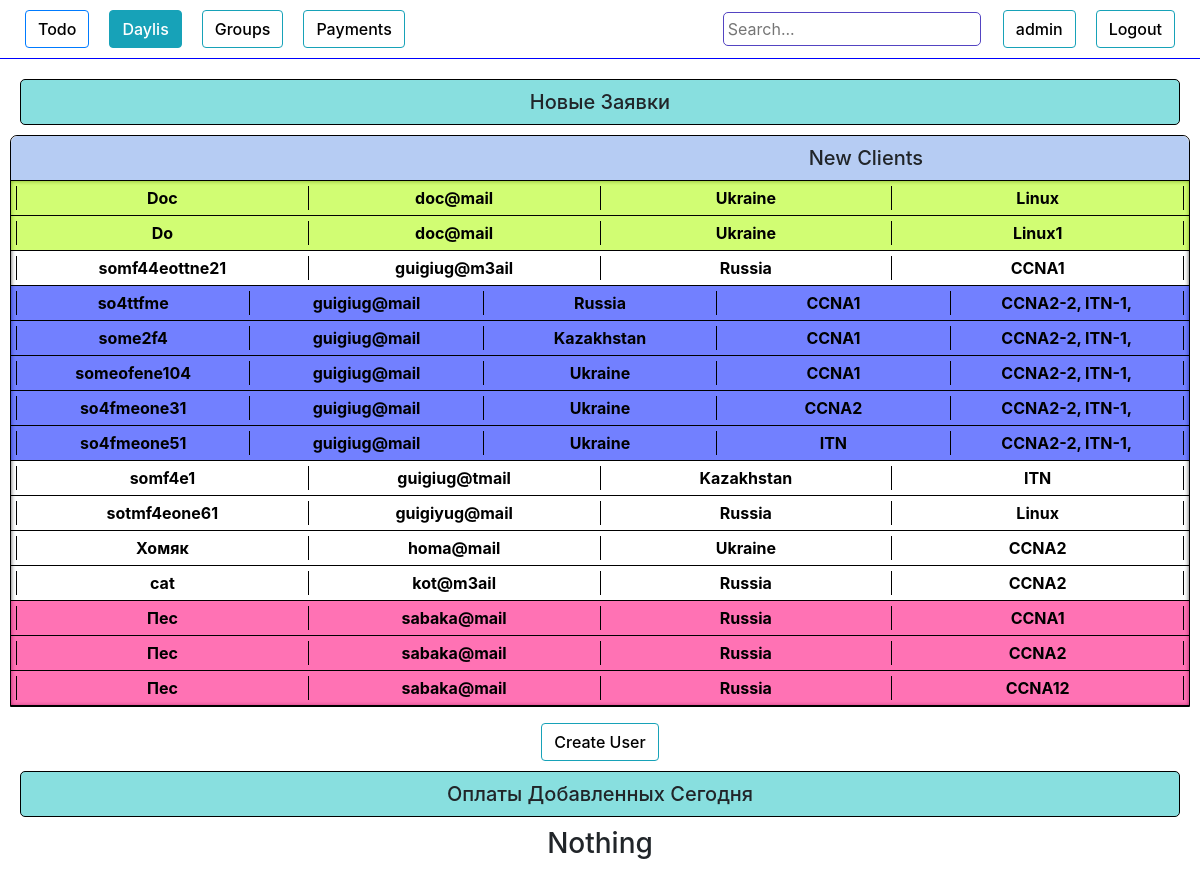
/staff/ (signed in), run on an earlier commit of the app's database.
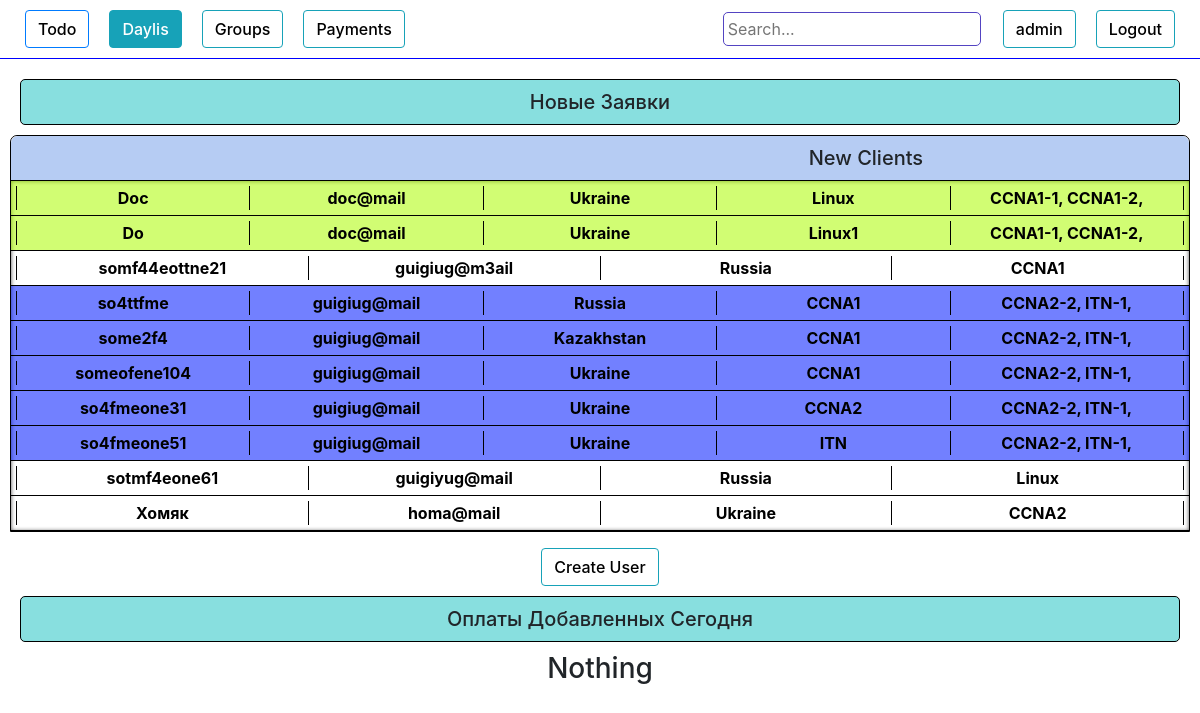
And on a later commit of the database.
### authorization/models.py (models this page shows, shortened)
class Daily(models.Model):
    request_date    = models.DateTimeField(blank=True, null=True)
    name            = models.CharField(max_length=100, blank=True)
    phone           = models.CharField(max_length=100, blank=True)
    email           = models.CharField(max_length=100, blank=True)
    course          = models.ForeignKey(Course, on_delete=models.DO_NOTHING)
    country         = models.CharField(max_length=100, blank=True)
    university      = models.CharField(max_length=100, blank=True)
    work            = models.CharField(max_length=100, blank=True)
    where_from      = models.CharField(max_length=100, blank=True)
    ip              = models.CharField(max_length=100, blank=True)
    currency        = models.CharField(max_length=100, blank=True)
    course_price    = models.IntegerField(blank=True,  default=0)
    comments        = models.TextField(blank=True)
    wishes          = models.TextField(blank=True)
    callback_time   = models.DateTimeField(blank=True, null=True)
    group           = models.ForeignKey(Group, on_delete=models.DO_NOTHING, null=True, blank=True)
    request_status  = models.CharField(max_length=100, blank=True)
    need_confirm  = models.BooleanField(blank=True, null=True)
    payment_history = models.TextField(blank=True)
    total_payment   = models.IntegerField(blank=True, default=0)
    payment_source  = models.CharField(max_length=100, blank=True)
    obligation      = models.IntegerField(blank=True, null=True, default=0)
    def is_not_called(self):
        if self.request_status != 'оплачено частично' and self.request_status != 'ожидаем оплату' and self.request_status != 'отказ' and self.request_status != 'оплачено' and self.request_status != 'перемещен в группы':
            return True
        else:
            return False
    def call_status(self):
        if self.request_status != 'перезвонить':
            return False
        else :
            return True
    def is_allready_in(self):
        obj = People.objects.filter(email = self.email)
        l = []
        if obj:
            for i in obj:
                l.append(i.group)
            return l
        else:
            return False

class Course(models.Model):
    name     = models.CharField(max_length=100, blank=True)
    price    = JSONField(blank=True, null=True)
    def __str__(self):
        return self.name

class Group(models.Model):
    name            = models.CharField(max_length=100, blank=True)
    created_date    = models.DateTimeField(blank=True, null=True)
    course          = models.ForeignKey(Course, on_delete=models.DO_NOTHING, null=True)
    active          = models.BooleanField(default=True)
    time_start      = models.DateTimeField(blank=True, null=True)
    time_end        = models.DateTimeField(blank=True, null=True)
    def __str__(self):
        return self.name

### authorization/views.py (the view)
# urls.py: path('staff/', views.staff, name='staff'),
@login_required
def staff(request):
    if request.method == 'POST':
        n_form = UserUpdateForm(request.POST, instance=request.user)
        if n_form.is_valid():
            n_form.save()
            messages.success(request, f'Data has been updated!')
            return redirect('staff')
        else:
            messages.warning(request, f'Something wrong, maybe this name is allready taken')
            return redirect('staff')
    else:
        n_form = UserUpdateForm(instance=request.user)
        list_items = Daily.objects.order_by('callback_time', 'email', 'course')
        table_status = False
        for item in list_items:
            if item.is_not_called():
                table_status = True
        list_payments = People.objects.filter(add_date__contains = date.today()).order_by('request_status')
        context = {
        "n_form":n_form,
        "list_items":list_items,
        "table_status":table_status,
        "list_payments":list_payments,
        }
        return render(request,"staff.html",context)

### authorization/forms.py
class UserUpdateForm(forms.ModelForm):
    class Meta:
        model = User
        fields = ['username',]

### authorization/templates/staff.html (shortened to what the changed rows need)
{% load crispy_forms_tags %}
<!DOCTYPE html>
<html lang="en">
<head>
    <link rel="stylesheet" href="https://stackpath.bootstrapcdn.com/bootstrap/4.4.1/css/bootstrap.min.css"> {% load staticfiles %}
    <link rel="stylesheet" href="{% static 'style.css' %}" type="text/css">
</head>
<body>
    <div class="content ">
        <div class="new_tables">
            {% if list_items %} {% if table_status %}
            <div class="table show" id="new_tables">
                <div class="table_content show" id='table_content'>
                    {% for item in list_items %} {% if item.is_not_called %}
                    <div class="item {% if item.call_status %} call_status {% endif %}" id="{{item.email}}">
                        <a class="it-a" href="{% url 'item_info_update' item.id %}" target="_blank" onClick="popupWin = window.open(this.href, 'Window', 'location,width=1060,height=710,top=50,left=300'); popupWin.focus(); return false;">
                            <div class="item_header" data-toggle="collapse" data-target="#item_description" {% if item.call_status %} style="background-color: rgba(255, 157, 0, 0.554);" {% endif %}>
                                <table class="item_info_table" style="width:100%">
                                    <tr>
                                        <th>
                                            <div class="name">{{item.name}}</div>
                                        </th>
                                        <th>
                                            <div class="phone">{{item.email}}</div>
                                        </th>
                                        <th>
                                            <div class="country">{{item.country}}</div>
                                        </th>
                                        <th>
                                            <div class="country">{{item.course}}</div>
                                        </th>
                                        {% if item.is_allready_in %}
                                        <th>
                                            <div class="country">
                                                {% for i in item.is_allready_in %}
                                                    {{i}},
                                                {% endfor %}
                                            </div>
                                        </th>
                                        {% endif %}
                                    </tr>
                                </table>
                            </div>
                        </a>
                    </div>
                    {% endif %} {% endfor %}
                </div>
            </div>
            {% else %}
            <h3 style="text-align: center;">All done</h3>
            {% endif %} {% else %}
            <h3 style="text-align: center;">Still no tables or something wrong</h3>
            {% endif %}
        </div>
    </div>
</body>
</html>

What changed in the data, as far as the page shows it:
no longer on this page (row edited): Daily: name "somf4e1", email "guigiug@tmail", country "Kazakhstan", course "ITN"
no longer on this page (row edited): Daily: name "cat", email "kot@m3ail", country "Russia", course "CCNA2"
no longer on this page (row edited): Daily: name "Пес", email "sabaka@mail", country "Russia", course "CCNA1"
no longer on this page (row edited): Daily: name "Пес", email "sabaka@mail", country "Russia", course "CCNA2"
no longer on this page (row edited): Daily: name "Пес", email "sabaka@mail", country "Russia", course "CCNA12"
changed Daily "Doc": gains Group (name "CCNA1-1"); gains Group (name "CCNA1-2")
changed Daily "Do": gains Group (name "CCNA1-1"); gains Group (name "CCNA1-2")
